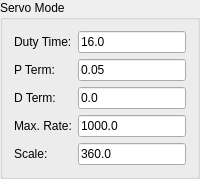
    <widget class="QGroupBox" name="groupBox_ESC32_ServoSettings">
     <property name="title">
      <string>Servo Mode</string>
     </property>
     <layout class="QHBoxLayout" name="horizontalLayout_19">
      <item>
       <layout class="QFormLayout" name="formLayout_44">
        <item row="0" column="0">
         <widget class="QLabel" name="label_216">
          <property name="text">
           <string>Duty Time:</string>
          </property>
         </widget>
        </item>
        <item row="0" column="1">
         <widget class="QLineEdit" name="SERVO_DUTY">
          <property name="toolTip">
           <string>%</string>
          </property>
          <property name="text">
           <string>16.0</string>
          </property>
         </widget>
        </item>
        <item row="1" column="1">
         <widget class="QLineEdit" name="SERVO_P">
          <property name="text">
           <string>0.05</string>
          </property>
         </widget>
        </item>
        <item row="1" column="0">
         <widget class="QLabel" name="label_217">
          <property name="text">
           <string>P Term:</string>
          </property>
         </widget>
        </item>
        <item row="2" column="1">
         <widget class="QLineEdit" name="SERVO_D">
          <property name="text">
           <string>0.0</string>
          </property>
         </widget>
        </item>
        <item row="2" column="0">
         <widget class="QLabel" name="label_218">
          <property name="text">
           <string>D Term:</string>
          </property>
         </widget>
        </item>
        <item row="3" column="0">
         <widget class="QLabel" name="label_220">
          <property name="text">
           <string>Max. Rate:</string>
          </property>
         </widget>
        </item>
        <item row="3" column="1">
         <widget class="QLineEdit" name="SERVO_MAX_RATE">
          <property name="toolTip">
           <string>deg/sec</string>
          </property>
          <property name="text">
           <string>1000.0</string>
          </property>
         </widget>
        </item>
        <item row="4" column="0">
         <widget class="QLabel" name="label_221">
          <property name="text">
           <string>Scale:</string>
          </property>
         </widget>
        </item>
        <item row="4" column="1">
         <widget class="QLineEdit" name="SERVO_SCALE">
          <property name="toolTip">
           <string>deg</string>
          </property>
          <property name="text">
           <string>360.0</string>
          </property>
         </widget>
        </item>
       </layout>
      </item>
     </layout>
    </widget>
